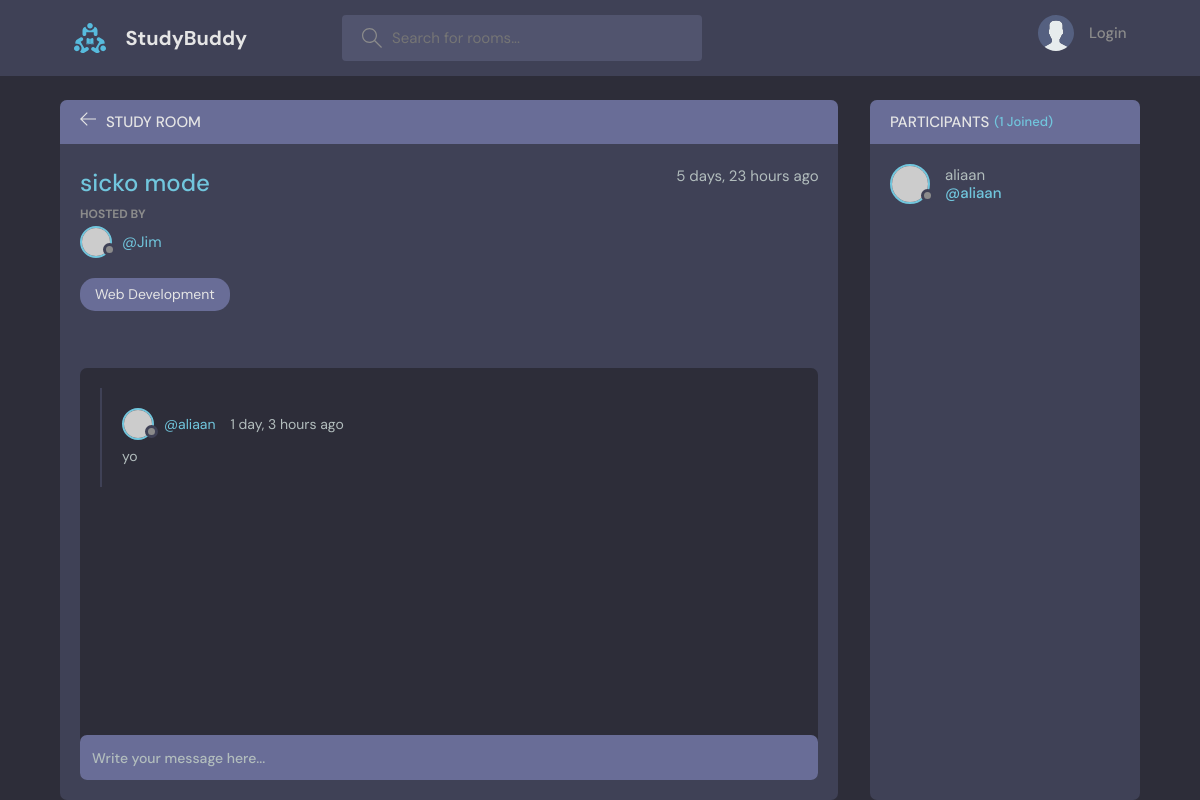
The page /room/5/ on the database as committed earlier.
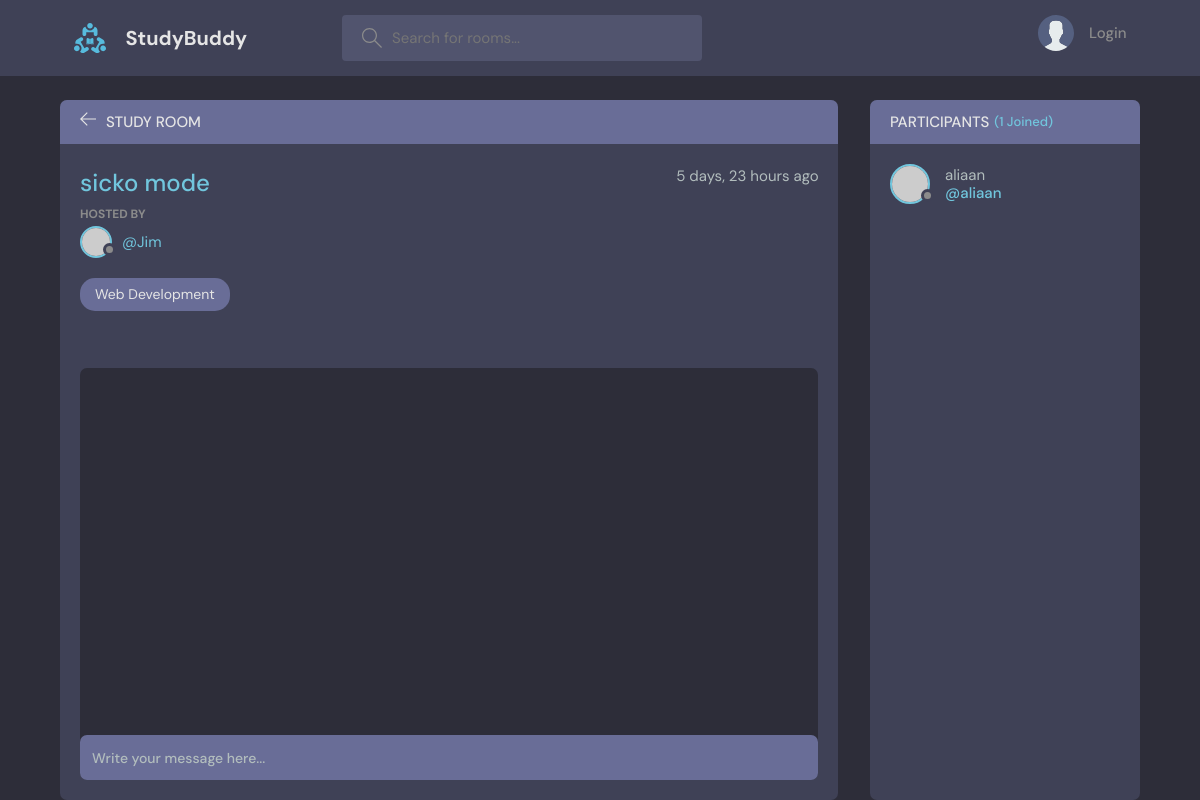
The same page on the database as committed later.
### base/models.py (models this page shows, shortened)
class Message(models.Model):
    user = models.ForeignKey(User, on_delete=models.CASCADE) # User that is sending the message. Import user model from the django library.
    room = models.ForeignKey(Room, on_delete=models.CASCADE) # When the parent (room) is deleted, the children (messages) are also deleted.
    body = models.TextField() # the actual message
    updated = models.DateTimeField(auto_now = True) # Takes a snapshot of anytime the table (model instance) is updated. Takes a timestamp every time room is updated.
    created = models.DateTimeField(auto_now_add = True) # Takes a timestamp of when the instance was created.
    class Meta:
        ordering = ['-updated', '-created']

### base/views.py (the view, shortened to what this page needs)
# urls.py: path("room/<str:pk>/", views.room, name = "room"),
def room(request, pk):
    room = Room.objects.get(id=pk)
    room_messages = room.message_set.all()
    participants = room.participants.all()
    context = {"room" : room, "room_messages" : room_messages, "participants" : participants}
    return render(request, "base/room.html", context)

### base/models.py (called while the page is built)
    def __str__(self): # string representation of the topic
        return self.name

### base/templates/base/room.html (shortened to what this page needs)
{% extends "main.html" %}
{% block content %}
    <main class="profile-page layout layout--2">
      <div class="container">
        <div class="room">
          <div class="room__top">
            <div class="room__topLeft">
              <a href="{% url 'home' %}">
                <svg version="1.1" xmlns="http://www.w3.org/2000/svg" width="32" height="32" viewBox="0 0 32 32">
                  <title>arrow-left</title>
                  <path
                    d="M13.723 2.286l-13.723 13.714 13.719 13.714 1.616-1.611-10.96-10.96h27.625v-2.286h-27.625l10.965-10.965-1.616-1.607z"
                  ></path>
                </svg>
              </a>
              <h3>Study Room</h3>
            </div>
          </div>
          <div class="room__box scroll">
            <div class="room__header scroll">
              <div class="room__info">
                <h3>{{room.name}}</h3>
                <span>{{room.created|timesince}} ago</span>
              </div>
              <div class="room__hosted">
                <p>Hosted By</p>
                <a href="{% url 'user-profile' room.host.id %}" class="room__author">
                  <div class="avatar avatar--small">
                    <img src="https://randomuser.me/api/portraits/men/37.jpg" />
                  </div>
                  <span>@{{room.host.username}}</span>
                </a>
              </div>
              <span class="room__topics">{{room.topic}}</span>
            </div>
            <div class="room__conversation">
              <div class="threads scroll">
                {% for message in room_messages %}
                <div class="thread">
                  <div class="thread__top">
                    <div class="thread__author">
                      <a href="{% url 'user-profile' message.user.id %}" class="thread__authorInfo">
                        <div class="avatar avatar--small">
                          <img src="https://randomuser.me/api/portraits/men/37.jpg" />
                        </div>
                        <span>@{{message.user.username}}</span>
                      </a>
                      <span class="thread__date">{{message.created|timesince}} ago</span>
                    </div>
                  </div>
                  <div class="thread__details">
                    {{message.body}}
                  </div>
                </div>
                {% endfor %}
              </div>
            </div>
          </div>
          <div class="room__message">
            <form action="#"><input name="" placeholder="Write your message here..." /></form>
          </div>
        </div>
        <div class="participants">
          <h3 class="participants__top">Participants <span>({{participants.count}} Joined)</span></h3>
          <div class="participants__list scroll">
            {% for user in participants %}
            <a href="{% url 'user-profile' user.id %}" class="participant">
              <div class="avatar avatar--medium">
                <img src="https://randomuser.me/api/portraits/men/37.jpg" />
              </div>
              <p>
                {{user.username}}
                <span>@{{user.username}}</span>
              </p>
            </a>
            {% endfor %}
          </div>
        </div>
      </div>
    </main>
{% endblock content %}

Rows that differ between the two databases and show on the page:
removed Message: user.username "aliaan", created "1 day, 3 hours", body "yo"
